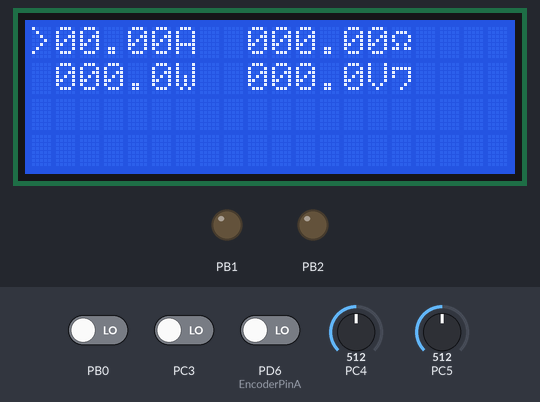
The program below on a simulated ATmega8, built with avr-gcc and emulated at 12 MHz. Shown: 20×4 character LCD, output pins drawn as LEDs (lit = HIGH). Wiring (inferred from the names in the program): character LCD (HD44780): RS PC1; E PC0; data PD2, PD3, PD4, PD5. The inputs (shaded band) are chosen by the test bench; at power-on: PB0 LOW, PC3 LOW, PC4 = 512, PC5 = 512, PD6 (EncoderPinA) LOW. Pins used as bus, display or sensor lines are not drawn.

Above: at 2.3 s.
2.4 s: PB0 driven HIGH
At 4.1 s:
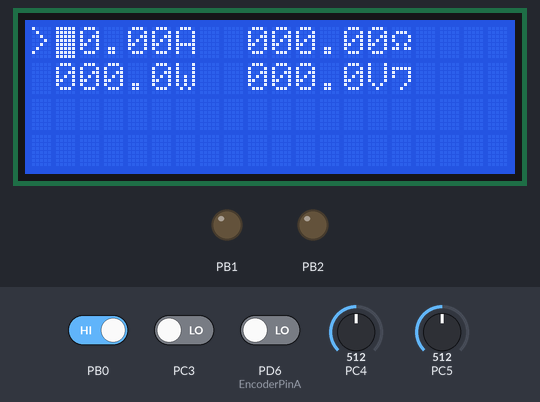
5.4 s: PB0 driven LOW
At 7.3 s:
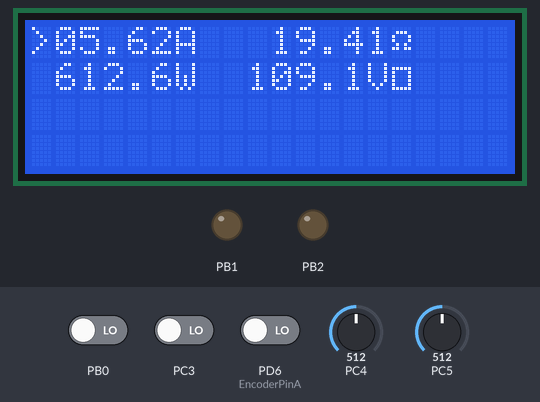
Timing chart, 0 to 8.8 s (numbered marks = the images above; inputs shaded):
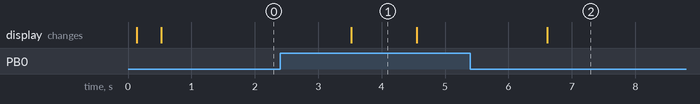

The program:

TCC.c
```c
	/*
 * TCC.c
 *
 * Created: 05/09/2015 00:59:30
 *  Author: Jéfferson
 */


#define bit_get(p,m) ((p) & _BV(m))
#define bit_set(p,m) ((p) |= _BV(m))
#define bit_clear(p,m) ((p) &= ~_BV(m))
#define bit_flip(p,m) ((p) ^= _BV(m))
#define bit_write(c,p,m) (c ? bit_set(p,m) : bit_clear(p,m))
#define BIT(x) (0x01 << (x))
#define LONGBIT(x) ((unsigned long)0x00000001 << (x))  //macros
#define swap(a,b) ({a ^= b; b ^= a; a ^= b; })

#define F_CPU 12000000  //12MHz
#include <avr/delay.h>
#include <avr/interrupt.h>

#include <math.h>
#include <avr/io.h>
#include "lcd.h"
#include "pwm.h"
#include "adc.h"
#include "encoder.h"


int pegacaractere(uint8_t x,uint8_t y){

	uint8_t encoder=0;
	uint8_t num=0;

	lcd_set_position(x,y);//posiciona cursor
	lcd_write_instruction(Set_blink_on);//pisca

	while(get_keypressed()==0){//faz até apertar o botao do encoder

		encoder=read_encoder();

		if (encoder==1)//testa encoder horário
		{
			if(num==0)//testa se o numero já esta no seu menor valor possivel
			{
				num=9;//faz o overflow do numero
			}else{
				num--;//decrementa normal
			}

			lcd_set_position(x,y);//posiciona cursor
			lcd_write_int(num);//atualiza no lcd o valor
			lcd_set_position(x,y);//posiciona cursor
		}


		if (encoder==2)//testa encoder antihorário
		{
			if (num==9)//testa se já tá com o maior valor
			{
				num=0;//faz o overflow
			}else{
				num++;//incrementa normal
			}


			lcd_set_position(x,y);//posiciona cursor
			lcd_write_int(num);//atualiza no lcd o valor
			lcd_set_position(x,y);//posiciona cursor


		}

	}


	lcd_write_instruction(Set_blink_off);//desliga cursor
	return num;

}


double take_number(uint8_t tip,uint8_t virgres, uint8_t x, uint8_t y){

	//x e y indicam o início da variável a ser pega, fiz isso pra escrever no lcd direitin
	//virgres representa a quantidade de casas depois da virgula
	//tip representa a quantidade de casas do numero sem a virgula


	uint8_t numero=0;
	double total=0;

	for (uint8_t i=0;i<tip;i++)
	{
		_delay_ms(200);
		if (i>=(tip-virgres))//testa se o número pego é depois ou antes da virgula
		{
			if (i==(tip-virgres))//testa se i é igual a virgula
			{
				lcd_write_xy(".",(x+i),y);//escreve a virgula no lugar correto
			}

			numero=pegacaractere((x+i+1),y);//desloca o numero uma casa
			total=total+(numero*(pow(10,(tip-i-virgres-1))));


		}else{

			numero=pegacaractere((x+i),y);//nao desloca uma casa, numero sendo pego antes da virgula
			total=total+(numero*(pow(10,(tip-i-virgres-1))));
		}


	}

	return total;

	}


double pega_numero(uint8_t tip, uint8_t vigres, uint8_t x, uint8_t y){

	uint8_t numero[tip];
	double total=0;
	uint8_t encoder=0;
	uint8_t i;


	for (i=0;i<tip;i++)
	{
		numero[i]=0;//zera vetor
	}

	i=0;
	lcd_set_position(x,y);//posiciona cursor
	lcd_write_instruction(Set_blink_on);//pisca


	while(1){//enquanto nao sair daqui com break;


		encoder=read_encoder();	//le se rodou o encoder


		if (encoder==2)//se rodou no sentido horario
		{

			if (i==(tip-1))//se o contador for igual ao número de dígitos, direciona ele pro primeiro caractere
			{
				i=0;//primeiro caractere
			}else i++;//senao, incrementa normalmente


			if (i>=tip-vigres)//testa se o cursor está antes ou depois da virgula
			{
				lcd_set_position(x+i+1,y);//se sim, desloca o cursor uma posição
			}else{
				lcd_set_position(x+i,y);//caso contrario nao desloca
			}
		}


		if (encoder==1)//se rodou no sentido anti horario
		{
			if (i==0)//se o contador for igual a zero, faz a rotação
			{
				i=(tip-1);//ultimo caractere
			}else i--;//senao, decrementa normalmente


			if (i>=tip-vigres)//testa se o cursor está antes ou depois da virgula
			{
				lcd_set_position(x+i+1,y);//se sim, desloca o cursor uma posição
			}else{
				lcd_set_position(x+i,y);//caso contrario nao desloca
			}
		}


		encoder=get_keypressed();//le o botao do encoder

		if (encoder==1)//se tiver apertado, entra pra configurar o numero
		{

			if (i>=tip-vigres)//testa se o cursor está antes ou depois da virgula
			{
				numero[i]=pegacaractere((x+i+1),y);	//ajusta a virgula
			}else{
				numero[i]=pegacaractere(x+i,y);	//nao ajusta a virgula
			}


			lcd_write_instruction(Set_blink_on);//pisca
		}

		if (encoder==2)//testa se foi segurado
		{

			for (i=0;i<tip;i++)
			{
				total=total+(numero[i]*pow(10,(tip-i-vigres-1)));//calcula total
			}
			break;
		}

	}

	lcd_write_instruction(0b00001100);//desliga cursor
	return total;

}


void show_menu(uint8_t tip,double I,double P, double R, double V){

	if (tip==0)//função menu cíclico
	{
		lcd_write_xy(">00.00A",0,1);
		lcd_write_xy(" 000.0W",0,2);
		lcd_write_xy(" 000.00",8,1);
		lcd_write_character(0b11110100);//simbolo ohm
	}
	if (tip==1)
	{
		lcd_write_xy(" 00.00A",0,1);
		lcd_write_xy(">000.0W",0,2);
		lcd_write_xy(" 000.00",8,1);
		lcd_write_character(0b11110100);
	}
	if (tip==2)
	{
		lcd_write_xy(" 00.00A",0,1);
		lcd_write_xy(" 000.0W",0,2);
		lcd_write_xy(">000.00",8,1);
		lcd_write_character(0b11110100);
	}

	if (tip==3)
	{
		lcd_set_position(1,1);//corrente
			if (I<10) lcd_write_int(0); //resolve problema do zero extra
		lcd_write_int16(I,4,2);
		lcd_set_position(1,2);//potencia
		lcd_write_int16(P,4,1);
		lcd_set_position(9,1);//resistencia
		lcd_write_int16(R,6,2);
		lcd_set_position(9,2);//tensao
		lcd_write_int16(V,4,1);
	}

	if (tip==4)
	{
		lcd_write_xy(">00.00A",0,1);
		lcd_write_xy(" 000.0W",0,2);
		lcd_write_xy(" 000.00",8,1);
		lcd_write_character(0b11110100);//exibe o caractere ohm
		lcd_write_xy(" 000.0V",8,2);//mostra menuzinho
		lcd_write_character(0b11011100);//mostra indicativo de circuito aberto
	}


}


void overload(){

	if (bit_get(PINC,PORTC3))
	{
		set_pwm(0);//desliga corrente
		lcd_write_instruction(lcd_Clear);//limpa tela
		lcd_write_xy("Temp overload",2,1);
		lcd_write_xy("Wait and reboot",1,2);//mostra mensagem de sobrecarga
		while(1){

		}
	}

}


double letensao(){
	double tensao;
	uint16_t array[40];


	for (int i=0;i<40;i++)
	{
		array[i]=adc_read(4);
		_delay_ms(10);
	}

	for (int j=39;j>1;j--)
	{
		for (int i=0;i<j;i++)
		{
			if (array[i]>array[i+1])
			{
				tensao=array[i+1];
				array[i+1]=array[i];
				array[i]=tensao;
			}
		}
	}

	tensao=0;

	for (int i=18;i<22;i++)
	{
		tensao=tensao+array[i];
	}

	tensao=tensao/4;


	tensao=tensao*0.21299073;

	return tensao;
}


double lecorrente(){
	double corrente;
	uint16_t array[40];


	for (int i=0;i<40;i++)
	{
		array[i]=adc_read(5);
		_delay_ms(10);
	}

	for (int j=39;j>1;j--)
	{
		for (int i=0;i<j;i++)
		{
			if (array[i]>array[i+1])
			{
				corrente=array[i+1];
				array[i+1]=array[i];
				array[i]=corrente;
			}
		}
	}


	corrente=0;

	for (int i=18;i<22;i++)
	{
		corrente=corrente+array[i];
	}

	corrente=corrente/4;

	corrente=(corrente*0.010972612);


	return corrente;
}


void setI(double I){

	if (I>10) I=10;
	I=I*102.4;

	if (I!=0)
	{
		bit_set(TCCR1B,CS10);//sem prescaler, inicia o timer
	}else{
		bit_clear(TCCR1B,CS10);//sem prescaler, desliga o timer
	}

	set_pwm(I);
}


int main(void)
{
	lcd_init();
	pwm_init();
	adc_init();
	encoder_init();
	bit_clear(DDRC,PORTC3);//configura a porta da proteção
	set_pwm(0);

	uint8_t j;
	uint8_t encoder;
	double P=0;
	double U=0;
	double R=0;
	double I=0;//declara variaveis


	uint8_t menu;// menu0 - corrente constante
					//menu1 - potência constante
					//menu2 - resistência constante


	while(1)
	{

		menu=0;
		show_menu(4,0,0,0,0);//mostra valores zerados

		_delay_ms(1000);


		while(get_keypressed()==0)//enquanto botao de encoder n for apertado
		{
			encoder=read_encoder();
			if (encoder==1)
			{
				if (menu==2) menu=0;
				else menu++;
				show_menu(menu,0,0,0,0);
			}

			if (encoder==2)
			{
				if (menu==0) menu=2;
				else menu--;
				show_menu(menu,0,0,0,0);
			}
		}//rotação da seleção do menu

		_delay_ms(100);


			if (menu==0)
			{
				I=pega_numero(4,2,1,1);//corrente


				setI(I);//seta corrente
				lcd_set_position(15,2);
				lcd_write_character(0b11011011);//indicativo circuito fechado

				while(get_keypressed()!=2){//enquanto nao segurar o botao do encoder

					overload();//testa se existe sobrecarga


					I=lecorrente();


					U=letensao();


					show_menu(3,I,I*U,U/I,U);//mostra

					_delay_ms(50);//delay
				}
			setI(0);

			}

			if (menu==1)
			{
				P=pega_numero(4,1,1,2);//potencia

				lcd_set_position(15,2);
				lcd_write_character(0b11011011);//indicativo circuito fechado

				while(get_keypressed()!=2){//enquanto nao segurar o botao do encoder

					overload();//testa se existe sobrecarga


						U=letensao();


					I=P/U;//calcula corrente
					setI(I);//seta corrente


					I=lecorrente();


					show_menu(3,I,I*U,U/I,U);//mostra valores
					_delay_ms(50);//delay
				}
			setI(0);

			}

			if (menu==2)
			{
				R=pega_numero(5,2,9,1);//resistencia

				lcd_set_position(15,2);
				lcd_write_character(0b11011011);//indicativo circuito fechado

				while(get_keypressed()!=2){//enquanto nao segurar o botao do encoder

					overload();//testa se existe sobrecarga


						U=letensao();


					I=U/R;//calcula o valor da corrente
					if (I>10) I=10;


					setI(I);//seta o valor da corrente


						I=lecorrente();


					show_menu(3,I,I*U,R,U);//mostra os valores
					_delay_ms(50);//delay
				}
			setI(0);


		}
}
}
```

adc.h
```c
#define bit_set(p,m) ((p) |= _BV(m))
#define bit_get(p,m) ((p) & _BV(m))
#define bit_clear(p,m) ((p) &= ~_BV(m))

void adc_init(){
	bit_set(ADCSRA,ADEN);
	bit_set(ADCSRA,ADPS2);
	bit_set(ADCSRA,ADPS0);


	//ADMUX=0x05;//escolhe ad

	bit_set(ADMUX,REFS0);
	bit_set(ADMUX,REFS1);


	bit_set(ADMUX,MUX2);
}


uint16_t adc_read(uint8_t canal){


	if (canal==5) bit_set(ADMUX,MUX0);
	else bit_clear(ADMUX,MUX0);


	bit_set(ADCSRA,ADSC);

	while(bit_get(ADCSRA,ADSC));

	return ADCW;
}
```

encoder.h
```c
#define bit_get(p,m) ((p) & _BV(m))
#define bit_set(p,m) ((p) |= _BV(m))
#define bit_clear(p,m) ((p) &= ~_BV(m))

#define EncoderPORT PORTD
#define EncoderPinA PORTD6
#define EncoderPinB PORTD7
#define EncoderPin PIND
#define EncoderDDR DDRD

void encoder_init(){

	bit_clear(EncoderDDR,EncoderPinA);
	bit_clear(EncoderDDR,EncoderPinB);

	bit_clear(DDRB,PORTB0);//chave encoder


	//	bit_clear(EncoderPORT,EncoderPinA);
		//bit_clear(EncoderPORT,EncoderPinB);

}

int read_encoder(){


		if (bit_get(EncoderPin,EncoderPinA))
		{

			while(bit_get(EncoderPin,EncoderPinA));

			_delay_ms(130);

			if (bit_get(EncoderPin,EncoderPinB))
			{
				return 1;
			}else{
				return 2;
			}

		}else return 0;


/*

if (bit_get(EncoderPin,EncoderPinA))
{
	_delay_ms(500);
	return 2;
}

if (bit_get(EncoderPin,EncoderPinB))
{
	_delay_ms(500);
	return 1;
}


*/
return 0;


}


int get_keypressed(){

	if(bit_get(PINB,PORTB0)){
		_delay_ms(1000);
		if (bit_get(PINB,PORTB0))
		{
			return 2;
		}else return 1;
	}else return 0;

}
```

pwm.h
```c
#define bit_set(p,m) ((p) |= _BV(m))

void pwm_init(){
		bit_set(TCCR1A,COM1B1);
		bit_set(TCCR1A,COM1A1);//modo nao inversor

		bit_set(TCCR1A,WGM11);
		bit_set(TCCR1A,WGM10);
		bit_set(TCCR1B,WGM12);//fast pwm 10bits

		//bit_set(TCCR1B,CS10);//sem prescaler, inicia o timer


		sei(); //enable global interrupts
		bit_set(DDRB,PORTB2);
		bit_set(DDRB,PORTB1);

}

void set_pwm(uint16_t _pwm){
				    OCR1A=_pwm;
				    _pwm<<8;
				    OCR1B=_pwm;
}

	
```

Source omitted: lcd.h (10731 bytes)

Measured:
- after the input at 2.4 s, the display: changes after 1.1 s (image 1)
- what the display in image 1 shows lasts 1.1 s, from 3.5 s to 4.6 s
